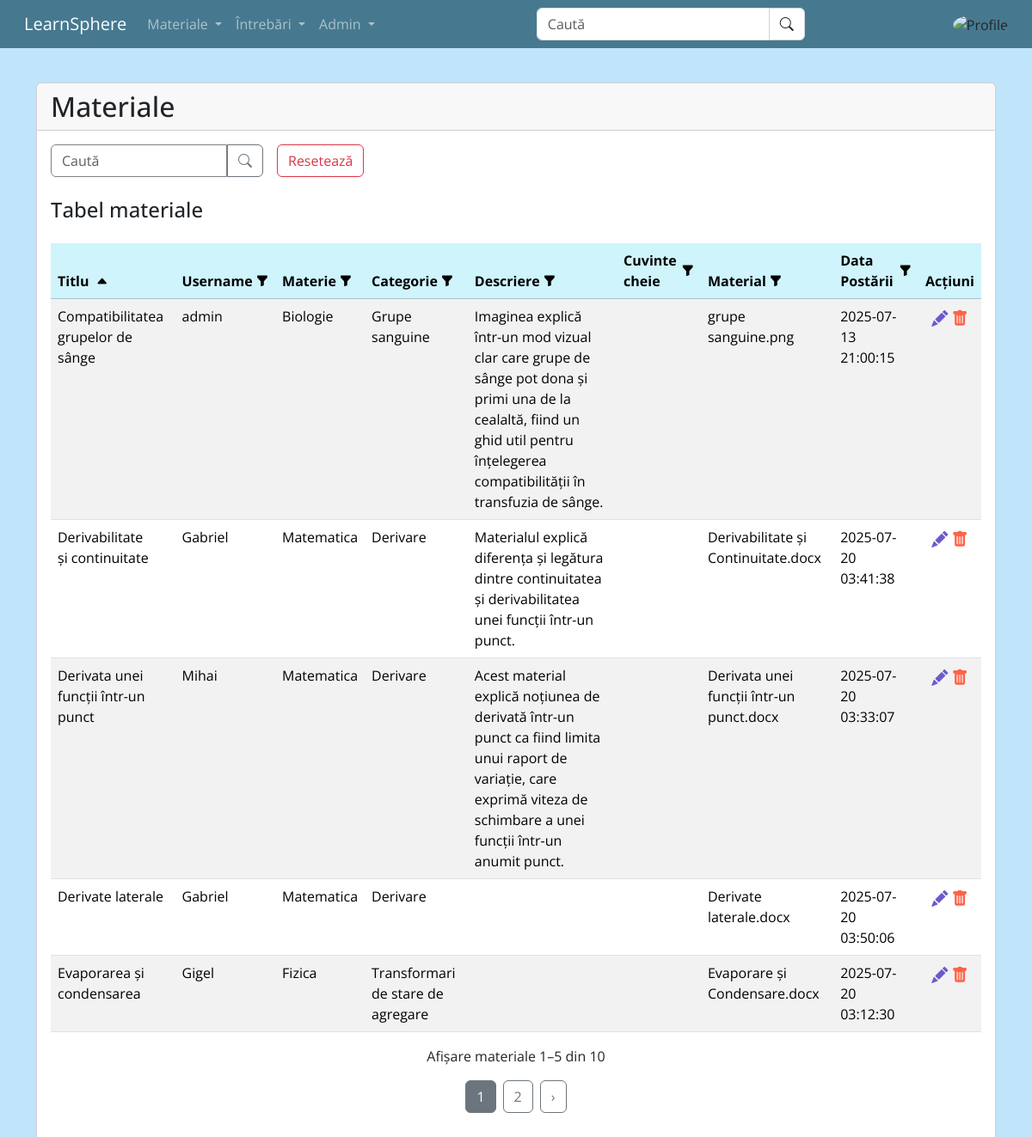
/admin/materiale.php (signed in), run on the app's committed database.
### tables this page shows
CREATE TABLE `materiale` (
  `materialID` int(11) NOT NULL,
  `userID` int(11) NOT NULL,
  `titlu` varchar(255) NOT NULL,
  `categorieID` int(11) NOT NULL,
  `descriere` varchar(255) DEFAULT NULL,
  `cuvinteCheie` varchar(255) DEFAULT NULL,
  `material` varchar(255) NOT NULL,
  `dataPostarii` datetime NOT NULL
);

CREATE TABLE `users` (
  `userID` int(11) NOT NULL,
  `username` varchar(50) NOT NULL,
  `rol` int(3) NOT NULL,
  `parola` varchar(255) NOT NULL,
  `pozaProfil` varchar(255) NOT NULL,
  `nume` varchar(50) DEFAULT NULL,
  `prenume` varchar(50) DEFAULT NULL,
  `email` varchar(50) NOT NULL,
  `dataNasterii` date NOT NULL,
  `dataInregistrarii` date NOT NULL,
  `biografie` varchar(255) DEFAULT NULL,
  `darkMode` int(3) NOT NULL
);

CREATE TABLE `materii` (
  `materiiID` int(11) NOT NULL,
  `nume` varchar(255) NOT NULL,
  `descriere` varchar(255) DEFAULT NULL,
  `dataPostarii` date NOT NULL
);

CREATE TABLE `categorii` (
  `categorieID` int(11) NOT NULL,
  `materieID` int(11) NOT NULL,
  `nume` varchar(255) NOT NULL,
  `descriere` varchar(255) DEFAULT NULL,
  `dataPostarii` date NOT NULL
);

### admin/materiale.php (the view, shortened to what this page needs)
<?php
require_once(__DIR__ . "/../config.php");
?>
<!DOCTYPE html>
<html lang="en">
<head>
    <?php
    file_exists(__DIR__ . "/../module/head.php") ?
        require_once __DIR__ . "/../module/head.php" :
        die("Fisierul head nu a fost gasit!");
    ?>
    <link rel="stylesheet" href="../assets/stiluriAdmin.css">
</head>
<body>
    <?php
    file_exists(__DIR__ . "/../module/meniu.php") ?
        require_once __DIR__ . "/../module/meniu.php" :
        die("Fisierul meniu nu a fost gasit!");
    ?>
    <div class="container mt-5">
        <div class="row justify-content-center">
            <div class="col-lg-12">
                <div class="card">
                    <h2 class="card-header">Materiale</h2>
                    <div class="card-body">
                        <div style="display: flex;">
                            <form class="d-flex" role="search" method="GET">
                                <input class="form-control searchBar" type="search" name="search" placeholder="Caută" aria-label="Search" style="border-color:gray"
                                    value="<?= isset($_GET['search']) ? htmlspecialchars($_GET['search']) : '' ?>">
                                <button class="btn btn-outline-secondary searchBtn" type="submit">
                                    <i class="bi bi-search"></i>
                                </button>
                                <a href="<?= strtok($_SERVER["REQUEST_URI"], '?') ?>" class="btn btn-outline-danger ms-3">Resetează</a>
                            </form>
                        </div>
                        <h4 class="card-title mt-4">Tabel materiale</h4>
                        <table class="table mt-4 table-striped" id="tabel_materiale">
                            <?php
                            function sortLink($label, $column, $currentSort, $currentOrder)
                            {
                                $currentOrder = strtoupper($currentOrder);
                                $isCurrent = ($currentSort === $column);
                                $icon = '<i class="bi bi-funnel-fill"></i>';
                                if ($isCurrent) {
                                    if ($currentOrder === 'ASC') {
                                        $icon = '<i class="bi bi-caret-up-fill ms-1"></i>';
                                    } else {
                                        $icon = '<i class="bi bi-caret-down-fill ms-1"></i>';
                                    }
                                }
                                $newOrder = ($isCurrent && $currentOrder === 'ASC') ? 'desc' : 'asc';
                                $query = http_build_query(array_merge($_GET, ['sort' => $column, 'order' => $newOrder]));
                                return "<a href='?{$query}' class='sort-header' title='Sortează după {$label}'>{$label} {$icon}</a>";
                            }
                            ?>
                            <?php
                            $allowedSortColumns = ['titlu', 'username', 'materieNume', 'categorieNume', 'descriere', 'cuvinteCheie', 'material', 'dataPostarii'];
                            $sort = isset($_GET['sort']) && in_array($_GET['sort'], $allowedSortColumns) ? $_GET['sort'] : 'titlu';
                            $order = (isset($_GET['order']) && strtolower($_GET['order']) === 'desc') ? 'DESC' : 'ASC';
                            $columnMap = [
                                'titlu' => 'materiale.titlu',
                                'username' => 'users.username',
                                'materieNume' => 'materii.nume',
                                'categorieNume' => 'categorii.nume',
                                'descriere' => 'materiale.descriere',
                                'cuvinteCheie' => 'materiale.cuvinteCheie',
                                'material' => 'materiale.material',
                                'dataPostarii' => 'materiale.dataPostarii'
                            ];
                            $sortColumn = $columnMap[$sort] ?? 'materiale.titlu';
                            ?>
                            <thead>
                                <tr class="table-info">
                                    <th><?= sortLink('Titlu', 'titlu', $sort, $order) ?></th>
                                    <th><?= sortLink('Username', 'username', $sort, $order) ?></th>
                                    <th><?= sortLink('Materie', 'materieNume', $sort, $order) ?></th>
                                    <th><?= sortLink('Categorie', 'categorieNume', $sort, $order) ?></th>
                                    <th><?= sortLink('Descriere', 'descriere', $sort, $order) ?></th>
                                    <th><?= sortLink('Cuvinte cheie', 'cuvinteCheie', $sort, $order) ?></th>
                                    <th><?= sortLink('Material', 'material', $sort, $order) ?></th>
                                    <th><?= sortLink('Data Postării', 'dataPostarii', $sort, $order) ?></th>
                                    <th class="text-center">Acțiuni</th>
                                </tr>
                            </thead>
                            <tbody>
                                <?php
                                $page = isset($_GET['page']) && is_numeric($_GET['page']) ? (int) $_GET['page'] : 1;
                                $materialePerPage = 5;
                                $offset = ($page - 1) * $materialePerPage;
                                $where = [];
                                $params = [];
                                $whereSQL = $where ? "WHERE " . implode(" AND ", $where) : "";
                                $stmtTotal = $conexiune->prepare("
                                    SELECT COUNT(*) FROM materiale
                                    JOIN categorii ON materiale.categorieID = categorii.categorieID
                                    JOIN materii ON categorii.materieID = materii.materiiID
                                    JOIN users ON materiale.userID = users.userID
                                    $whereSQL
                                ");
                                $stmtTotal->execute($params);
                                $totalMateriale = $stmtTotal->fetchColumn();
                                $totalPages = ceil($totalMateriale / $materialePerPage);
                                $page = max(1, min($page, $totalPages));
                                $startIndex = $offset + 1;
                                $endIndex = min($offset + $materialePerPage, $totalMateriale);
                                $stmt = $conexiune->prepare("
                                    SELECT
                                        materiale.*,
                                        categorii.nume AS categorieNume,
                                        materii.nume AS materieNume,
                                        users.username
                                    FROM materiale
                                    JOIN categorii ON materiale.categorieID = categorii.categorieID
                                    JOIN materii ON categorii.materieID = materii.materiiID
                                    JOIN users ON materiale.userID = users.userID
                                    $whereSQL
                                    ORDER BY $sortColumn $order
                                    LIMIT :limit OFFSET :offset
                                ");
                                $stmt->bindValue(':limit', $materialePerPage, PDO::PARAM_INT);
                                $stmt->bindValue(':offset', $offset, PDO::PARAM_INT);
                                $stmt->execute();
                                while ($rand = $stmt->fetch(PDO::FETCH_ASSOC)) {
                                    echo '<tr>
                                        <td style="display: none;">' . $rand["materialID"] . '</td>
                                        <td>' . htmlspecialchars($rand["titlu"]) . '</td>
                                        <td>' . htmlspecialchars($rand["username"]) . '</td>
                                        <td>' . htmlspecialchars($rand["materieNume"]) . '</td>
                                        <td>' . htmlspecialchars($rand["categorieNume"]) . '</td>
                                        <td>' . htmlspecialchars($rand["descriere"]) . '</td>
                                        <td>' . htmlspecialchars($rand["cuvinteCheie"]) . '</td>
                                        <td>' . htmlspecialchars($rand["material"]) . '</td>
                                        <td>' . htmlspecialchars($rand["dataPostarii"]) . '</td>
                                        <td class="text-center">
                                            <a id="' . $rand["materialID"] . '" class="edit" title="Modifică" data-bs-toggle="modal" data-bs-target="#modal_modifica_material"
                                                style="font-size: 1.2em; color: SlateBlue;"><i class="bi bi-pencil-fill"></i></a>
                                            <a id="' . $rand["materialID"] . '" class="delete" href="#" title="Șterge" style="font-size: 1.2em; color: Tomato;"><i class="bi bi-trash-fill"></i></a>
                                        </td>
                                    </tr>';
                                }
                                ?>
                            </tbody>
                        </table>
                        <?php if ($totalMateriale > 0): ?>
                            <p class="text-center mt-2">Afișare materiale <?= $startIndex ?>–<?= $endIndex ?> din <?= $totalMateriale ?></p>
                        <?php else: ?>
                            <p class="text-center mt-2">Nu s-au găsit materiale.</p>
                        <?php endif; ?>
                        <?php if ($totalPages > 1): ?>
                            <?php
                            $queryString = http_build_query(array_filter($_GET, fn($k) => $k !== 'page', ARRAY_FILTER_USE_KEY));
                            $urlBase = strtok($_SERVER["REQUEST_URI"], '?') . '?' . $queryString;
                            ?>
                            <nav>
                                <ul class="pagination justify-content-center mt-3" style="gap: 0.5rem;">
                                    <?php
                                    $range = 1;
                                    $startPage = max(1, $page - $range);
                                    $endPage = min($totalPages, $page + $range);
                                    for ($i = $startPage; $i <= $endPage; $i++) {
                                        if ($i == $page) {
                                            echo '<li><a class="btn btn-secondary text-white" style="pointer-events: none;">' . $i . '</a></li>';
                                        } else {
                                            echo '<li><a class="btn btn-outline-secondary" href="' . $urlBase . '&page=' . $i . '">' . $i . '</a></li>';
                                        }
                                    }
                                    ?>
                                    <?php if ($page < $totalPages): ?>
                                        <li class="page-item">
                                            <a class="btn btn-outline-secondary" href="<?= $urlBase . '&page=' . ($page + 1) ?>">›</a>
                                        </li>
                                    <?php endif; ?>
                                </ul>
                            </nav>
                        <?php endif; ?>
                    </div>
                </div>
            </div>
        </div>
    </div>
</body>
</html>

### assets/stiluri.css (style rules this page uses)
body { font-family: "Open Sans", sans-serif; background-color: #c0e4f9; padding-top: 3em; }

### assets/stiluriAdmin.css (style rules this page uses)
.container { padding-bottom: 2.5em; }
.sort-header { text-decoration: none; color: inherit; cursor: pointer; font-weight: bold; display: inline-flex; align-items: center; gap: 0.25rem; transition: color 0.2s; }
.sort-header i { font-size: 0.9rem; vertical-align: middle; }
.searchBar { border-top-right-radius: 0; border-bottom-right-radius: 0; }
.searchBtn { border-top-left-radius: 0; border-bottom-left-radius: 0; }

### data on the page
materiale: titlu "Compatibilitatea grupelor de sânge", userID.username "admin", materii.nume "Biologie", categorieID.nume "Grupe sanguine", descriere "Imaginea explică într-un mod vizual clar care grupe de sânge pot dona și primi una de la cealaltă, fiind un ghid util pentru înțelegerea compatibilității în transfuzia de sânge.", material "grupe sanguine.png", dataPostarii "2025-07-13 21:00:15"
materiale: titlu "Derivabilitate și continuitate", userID.username "Gabriel", materii.nume "Matematica", categorieID.nume "Derivare", descriere "Materialul explică diferența și legătura dintre continuitatea și derivabilitatea unei funcții într-un punct.", material "Derivabilitate și Continuitate.docx", dataPostarii "2025-07-20 03:41:38"
materiale: titlu "Derivata unei funcții într-un punct", userID.username "Mihai", materii.nume "Matematica", categorieID.nume "Derivare", descriere "Acest material explică noțiunea de derivată într-un punct ca fiind limita unui raport de variație, care exprimă viteza de schimbare a unei funcții într-un anumit punct.", material "Derivata unei funcții într-un punct.docx", dataPostarii "2025-07-20 03:33:07"
materiale: titlu "Derivate laterale", userID.username "Gabriel", materii.nume "Matematica", categorieID.nume "Derivare", material "Derivate laterale.docx", dataPostarii "2025-07-20 03:50:06"
materiale: titlu "Evaporarea și condensarea", userID.username "Gigel", materii.nume "Fizica", categorieID.nume "Transformari de stare de agregare", material "Evaporare și Condensare.docx", dataPostarii "2025-07-20 03:12:30"

### other printed values
$label "Titlu Username Materie Categorie Descriere Cuvinte cheie Material Data Postării"
$startIndex "1"
$endIndex "5"
$totalMateriale "10"
